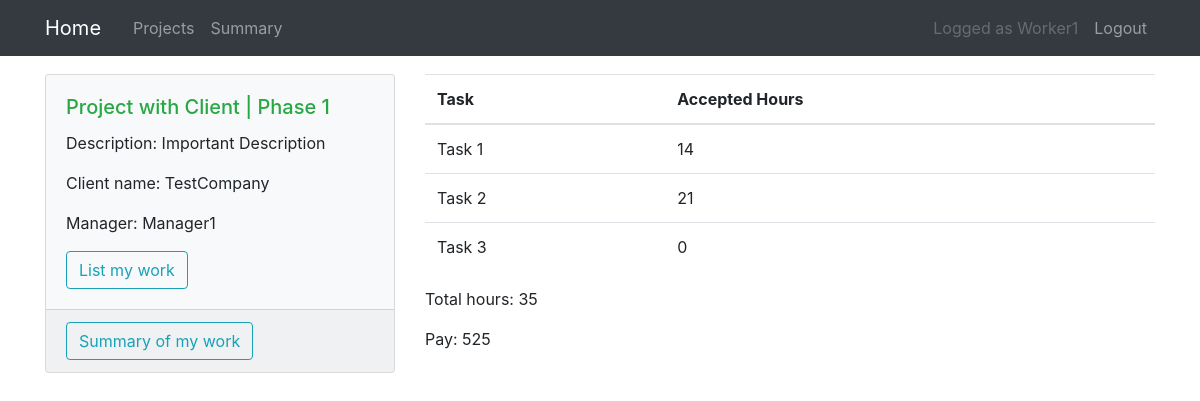
Screenshot of /projectphase/1/6/summary/ (signed in) with the database file from the repository.
### projects/models.py (models this page shows, shortened)
class ProjectPhase(models.Model):
    title = models.CharField(max_length=100, null=True)
    project = models.ForeignKey(Project, on_delete=models.CASCADE)
    ongoing = models.BooleanField(default=True)
    dates = models.TextField(default="[]")
    def get_dates(self):
        return json.loads(self.dates)

class Project(models.Model):
    title = models.CharField(max_length=100)
    description = models.TextField()
    manager = models.ForeignKey(
        User,
        on_delete=models.SET_NULL,
        related_name="manager_project_set",
        null=True,
    )
    worker = models.ManyToManyField(User, related_name="worker_project_set")
    client = models.ManyToManyField(User, related_name="client_project_set")
    price_per_hour = models.PositiveIntegerField(blank=True, null=True)
    client_detail = models.ForeignKey(
        ClientDetail, on_delete=models.SET_NULL, blank=True, null=True
    )
    ongoing = models.BooleanField(default=True)

class ClientDetail(models.Model):
    name = models.CharField(max_length=100)
    street = models.CharField(max_length=200)
    postal_code = models.CharField(max_length=100)
    city = models.CharField(max_length=100)
    nip = models.CharField(max_length=100)

class Task(models.Model):
    title = models.CharField(max_length=100)
    project = models.ForeignKey(ProjectPhase, on_delete=models.CASCADE)
    description = models.TextField(blank=True)

### projects/views.py (the view)
class ProjectPhaseWorkerSummaryView(ProjectPhaseDetailView):
    template_name = "projects/projectphase_detail_worker_summary.html"
    def get_context_data(self, **kwargs):
        context = super().get_context_data(**kwargs)
        worker = get_object_or_404(User, id=self.kwargs["worker_pk"])
        queryset = DatePoint.objects.filter(
            task__project_id=self.kwargs["projectphase_pk"], worker=worker
        ).order_by("-worked_date")
        tasks = Task.objects.filter(project_id=self.kwargs["projectphase_pk"])
        if tasks.exists():
            client_exists = tasks[0].project.project.client.exists()
        tasks_dict = {}
        total_hours = 0
        for task in tasks:
            tasks_dict[f"{task.id}"] = 0
        for datepoint in queryset:
            if client_exists:
                if datepoint.approved_manager and datepoint.approved_client:
                    tasks_dict[f"{datepoint.task.id}"] += datepoint.worked_time
                    total_hours += datepoint.worked_time
            else:
                if datepoint.approved_manager:
                    tasks_dict[f"{datepoint.task.id}"] += datepoint.worked_time
                    total_hours += datepoint.worked_time
        services = []
        for task in tasks:
            services.append(
                {"title": task.title, "hours": tasks_dict[f"{task.id}"]}
            )
        if worker.profile.price_per_hour:
            context["total_hours"] = total_hours
            context["pay"] = total_hours * worker.profile.price_per_hour
        context["services"] = services
        return context

### projects/mixins.py (called while the page is built, shortened)
    def test_func(self):
        user = self.request.user
        try:
            project_pk = self.kwargs["project_pk"]
        except KeyError:
            pass
        else:
            return self.check_user_project(user, project_pk)
        try:
            projectphase_pk = self.kwargs["projectphase_pk"]
        except KeyError:
            pass
        else:
            return self.check_user_projectphase(user, projectphase_pk)

### projects/views.py (called while the page is built)
    def get_form_kwargs(self):
        kwargs = super(ProjectPhaseDetailView, self).get_form_kwargs()
        projectphase = ProjectPhase.objects.get(
            id=self.kwargs["projectphase_pk"]
        )
        kwargs["dates"] = projectphase.get_dates()
        kwargs["initial"] = datetime.datetime.strftime(
            datetime.datetime.now(), "%Y-%m"
        )
        return kwargs

### projects/templates/projects/projectphase_detail_worker_summary.html
{% extends "projects/projectphase_detail.html" %}
{% load static %}
{% load crispy_forms_tags %}
{% block display_content %}
<table class="table">
    <thead>
        <tr>
            <th scope="col">Task</th>
            <th scope="col">Accepted Hours</th>
        </tr>
    </thead>
    <tbody>
        {% for service in services %}
        <tr>
            <td>{{ service.title }}</td>
            <td>{{ service.hours }}</td>
        </tr>
        {% endfor %}
    </tbody>
</table>
{% if total_hours %}
<p>Total hours: {{ total_hours }}</p>
<p>Pay: {{ pay }}</p>
{% endif %}
{% endblock display_content %}

### projects/templates/projects/projectphase_detail.html (shortened to what this page needs)
{% extends "projects/base.html" %}
{% load static %}
{% load crispy_forms_tags %}
{% block content2 %}
<div class="row">
    <div class="col-4">
        <div class="card bg-light mb-3">
            <div class="card-body">
                {% if object.ongoing %}
                <h5 class="card-title text-success">{{ object.project.title }} | {{ object.title }}</h5>
                {% else %}
                <h5 class="card-title text-danger">{{ object.project.title }} | {{ object.title }}</h5>
                {% endif %}
                <p class="card-text">Description: {{ object.project.description }}</p>
                {% if object.project.client_detail %}
                <p class="card-text"> Client name: {{ object.project.client_detail.name }}
                </p>
                {% endif %}
                <p class="card-text">Manager: {{ object.project.manager }}</p>
                {% ifequal user.groups.all.0|stringformat:"s" 'Worker' %}
                <a href="{% url 'worker-projectphase-table' view.kwargs.projectphase_pk user.id %}"
                    class="btn btn-outline-info">List my work</a>
                {% endifequal %}
            </div>
            <div class="card-footer">
                <div class="btn-group" role="group">
                    {% ifequal user.groups.all.0|stringformat:"s" 'Worker' %}
                    <a href="{% url 'projectphase-worker-summary' view.kwargs.projectphase_pk user.id %}"
                        class="btn btn-outline-info">Summary of my work</a>
                    {% endifequal %}
                </div>
            </div>
        </div>
    </div>
    <div class="col-8">
        {% block display_content %}{% endblock %}
    </div>
</div>
{% endblock content2 %}

### projects/templates/projects/base.html (shortened to what this page needs)
{% load static %}
<!DOCTYPE html>
<html>
<head>
  <link rel="stylesheet" href="https://maxcdn.bootstrapcdn.com/bootstrap/4.0.0/css/bootstrap.min.css"
>
  <link rel="stylesheet" type="text/css" href="{% static 'projects/main.css' %}">
</head>
<body>
  <header>
    <nav class="navbar navbar-expand-md navbar-dark bg-dark">
      <div class="container">
        <a class="navbar-brand mr-4" href="{% url 'project-home' %}">Home</a>
        <div class="collapse navbar-collapse" id="navbarToggle">
          <div class="navbar-nav mr-auto">
            {% if user.is_authenticated %}
            {% if perms.projects.view_project %}
            {% if not request.user.is_staff %}
            <a class="nav-item nav-link" href="{% url 'project-list' %}">Projects</a>
            {% endif %}
            {% endif %}
            {% endif %}
            {% ifequal user.groups.all.0|stringformat:"s" 'Worker' %}
            <a class="nav-link" href="{% url 'worker-summary' user.id %}">Summary</a>
            {% endifequal %}
          </div>
          <div class="navbar-nav">
            {% if user.is_authenticated %}
            <a class="nav-link disabled" href="#">Logged as {{ user.username }}</a>
            <a class="nav-item nav-link" href="{% url 'logout' %}">Logout</a>
            {% else %}
            <a class="nav-item nav-link" href="{% url 'login' %}">Login</a>
            {% endif %}
          </div>
        </div>
      </div>
    </nav>
  </header>
  <main class="container">
    <div class="row">
      <div class="col-1">
      </div>
      <div class="col-10">
      </div>
      <div class="col-1"></div>
    </div>
    {% block content2 %}{% endblock %}
  </main>
</body>
</html>

### projects/static/projects/main.css (style rules this page uses)
.navbar { margin-bottom: 2ex; }

### rows the page displays
ProjectPhase: project "Project with Client", title "Phase 1", project.description "Important Description", project.client_detail.name "TestCompany", project.manager "Manager1"
Task: title "Task 1"
Task: title "Task 2"
Task: title "Task 3"

### other values shown
{{ user.username }} "Worker1"
{{ service.hours }} "14" "21" "0"
{{ total_hours }} "35"
{{ pay }} "525"
